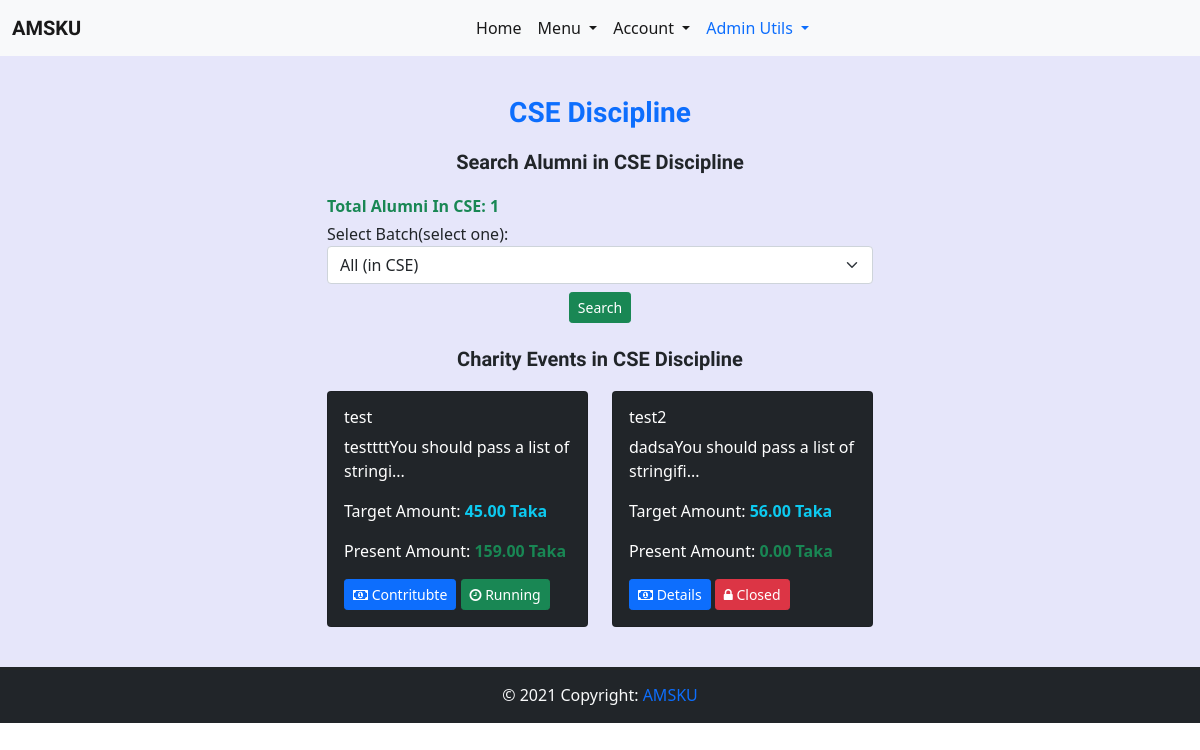
Page /discipline/ (signed in) on the earlier database version.
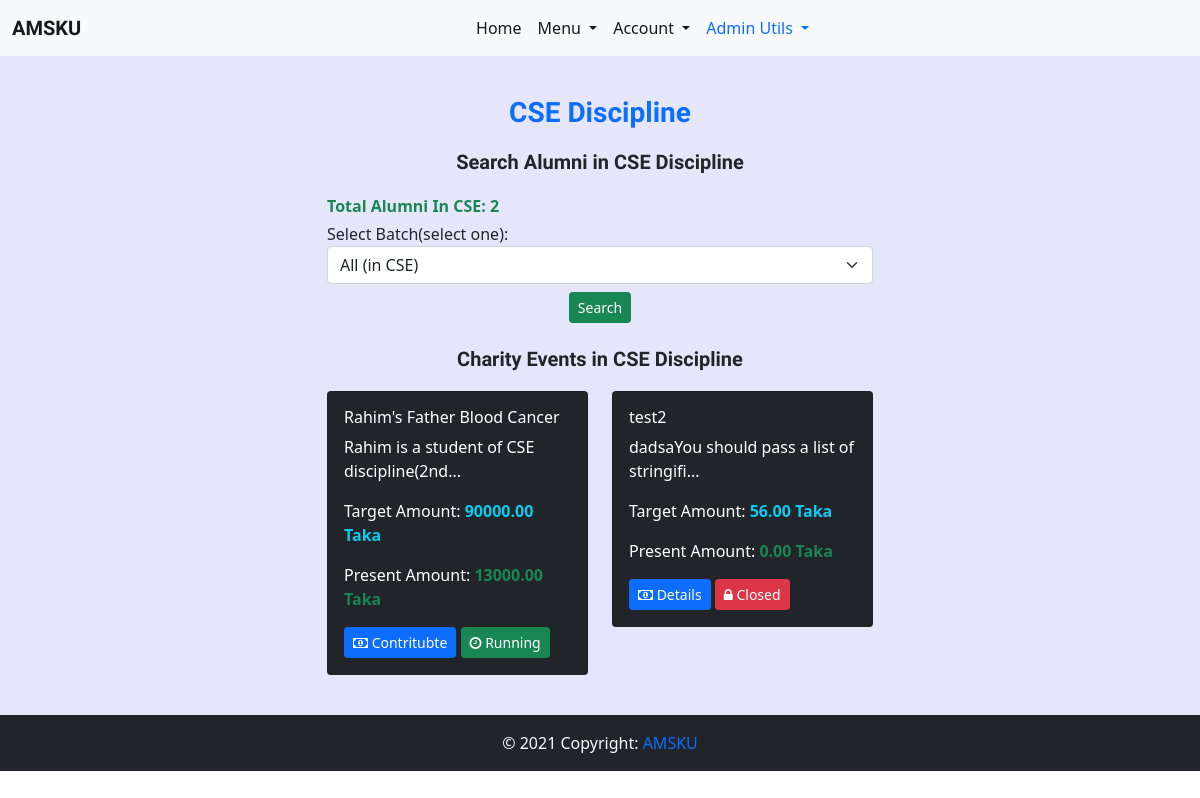
Same page on the later database version.
### charity_events/models.py (models this page shows)
class Event(models.Model):
    discipline_list = ['Architecture','CSE','ECE','Math','URP','Physics','Chemistry','Stat','Pharmacy','BGE','FWT','FMRT','Agrotechnology','ES','SWE','BAD','HRM','DP','PM','DS','History','English','Bangla','IER','Sculpture','Econ','Sociology','MCJ','Law']
    Discipline_Choices = []
    for x in discipline_list:
        Discipline_Choices.append((x,x))
    headline = models.CharField(max_length=200)
    description = models.TextField()
    created_on = models.DateTimeField(default=datetime.now)
    discipline = models.CharField(max_length=255,choices=Discipline_Choices,blank=True)
    target_amount = models.DecimalField(max_digits=15, decimal_places=2)
    present_amount = models.DecimalField(max_digits=15, decimal_places=2,default=0)
    running = models.BooleanField(default=True)
    def __str__(self):
        return self.headline

### home/views.py (the view)
# urls.py: path('discipline/',discipline_view,name='discipline_view'),
@login_required
@check_profile
def discipline_view(request):
    discipline = request.user.alumni_profile.discipline
    total_alumni = Alumni_Profile.objects.filter(Q(discipline=discipline) & Q(is_verified=True)).count()
    batch = list(Alumni_Profile.objects.values_list('batch',flat=True).filter(Q(is_verified=True) & Q(discipline=discipline)))
    batch.sort()
    batch.insert(0,f'All (in {discipline})')
    events = Event.objects.filter(discipline=discipline)
    print(events)
    context = {
        'discipline':discipline,
        'total_alumni': total_alumni,
        'batches': batch,
        'events':events,
    }
    return render(request,'home/discipline_view.html',context)

### home/context_processors.py (called while the page is built)
def add_variable_to_context(request):
    current_news_letter = News_Letter.objects.all().order_by('-start_date').first()
    return {
        'current_newsletter':current_news_letter,
    }

### templates/home/discipline_view.html (shortened to what this page needs)
{% extends 'base.html' %}
{% block content %}
<h3 class="header text-primary">{{discipline}} Discipline</h3>
<div class="row justify-content-center">
    <div class="col-sm-6">
        <h5 class='header'>Search Alumni in {{discipline}} Discipline</h5>
        <p class='fw-bold text-success mb-1'>Total Alumni In {{discipline}}: {{total_alumni}}</p>
        <form class='mb-4' action="{% url 'home:search_result_discipline' %}" method="POST">
                <div class="form-group">
                    <label for="sel1">Select Batch(select one):</label>
                    <select class="form-select" id="sel1" name="batch">
                        {% for batch in batches %}
                        <option value="{{batch}}">{{batch}}</option>
                        {% endfor %}
                    </select>
                    <div class="d-flex justify-content-center mt-2">
                        <button type="submit" class="btn btn-success btn-sm">Search</button>
                    </div>
            </div>
        </form>
        <h5 class='header'>Charity Events in {{discipline}} Discipline</h5>
        {% if  events %}
        <div class="row">
            {% for event in events %}
                <div class="col-sm-6 mb-3">
                    <div class="card bg-dark text-white">
                        <div class="card-body">
                            <h6>{{event.headline}}</h6>
                            <p>{{event.description| slice:40}}...</p>
                            <p>Target Amount: <span class="text-info fw-bold">{{event.target_amount}} Taka</span> </p>
                            <p>Present Amount: <span class="text-success fw-bold">{{event.present_amount}} Taka</span></p>
                            {% if event.running %}
                            <a href={% url 'charity_events:detail_view' event.id %}><button class='btn btn-primary btn-sm'><i class='fa fa-money'></i> Contritubte</button></a>
                            <button class='btn btn-success btn-sm'><i class='fa fa-clock-o'></i> Running</button>
                            {% else %}
                            <a href={% url 'charity_events:detail_view' event.id %}><button class='btn btn-primary btn-sm'><i class='fa fa-money'></i> Details</button></a>
                            <button class='btn btn-danger btn-sm'><i class='fa fa-lock'></i> Closed</button>
                            {% endif %}
                        </div>
                    </div>
                </div>
                {% endfor %}
            </div>
        {% else %}
        <h5 class="header text-danger">Sorry! There are no charity events in {{discipline}} discipline</h5>
        {% endif %}
    </div>
</div>
{% endblock content %}

Differences in the rows shown:
changed Event: headline "test" → "Rahim's Father Blood Cancer"; description "testtttYou should pass a list of stringi" → "Rahim is a student of CSE discipline(2nd"; target_amount "45.00" → "90000.00"; present_amount "159.00" → "13000.00"
Other differences:
{{ total_alumni }}: "1" → "2"
